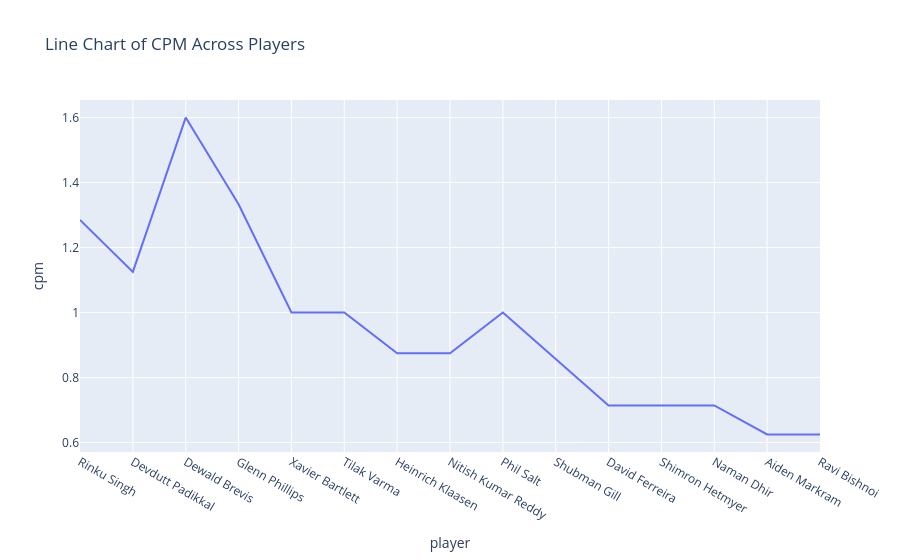

Here is the notebook cell this chart was saved with:
### Code cell
# lin chart
fig= px.line(df,x="player",y="cpm",title="Line Chart of CPM Across Players")
fig.show()

### Figure 1 — Plotly figure (JSON) as saved in the notebook; plotly's stock layout.template omitted (floating-point values rounded to 4 significant figures)
{"data": [{"hovertemplate": "player=%{x}<br>cpm=%{y}<extra></extra>", "legendgroup": "", "line": {"color": "#636efa", "dash": "solid"}, "marker": {"symbol": "circle"}, "mode": "lines", "name": "", "orientation": "v", "showlegend": false, "type": "scatter", "x": ["Rinku Singh", "Devdutt Padikkal", "Dewald Brevis", "Glenn Phillips", "Xavier Bartlett", "Tilak Varma", "Heinrich Klaasen", "Nitish Kumar Reddy", "Phil Salt", "Shubman Gill", "David Ferreira", "Shimron Hetmyer", "Naman Dhir", "Aiden Markram", "Ravi Bishnoi"], "xaxis": "x", "y": [1.285, 1.125, 1.6, 1.333, 1.0, 1.0, 0.875, 0.875, 1.0, 0.857, 0.714, 0.714, 0.714, 0.625, 0.625], "yaxis": "y"}], "layout": {"legend": {"tracegroupgap": 0}, "title": {"text": "Line Chart of CPM Across Players"}, "xaxis": {"anchor": "y", "domain": [0, 1], "title": {"text": "player"}}, "yaxis": {"anchor": "x", "domain": [0, 1], "title": {"text": "cpm"}}}}
